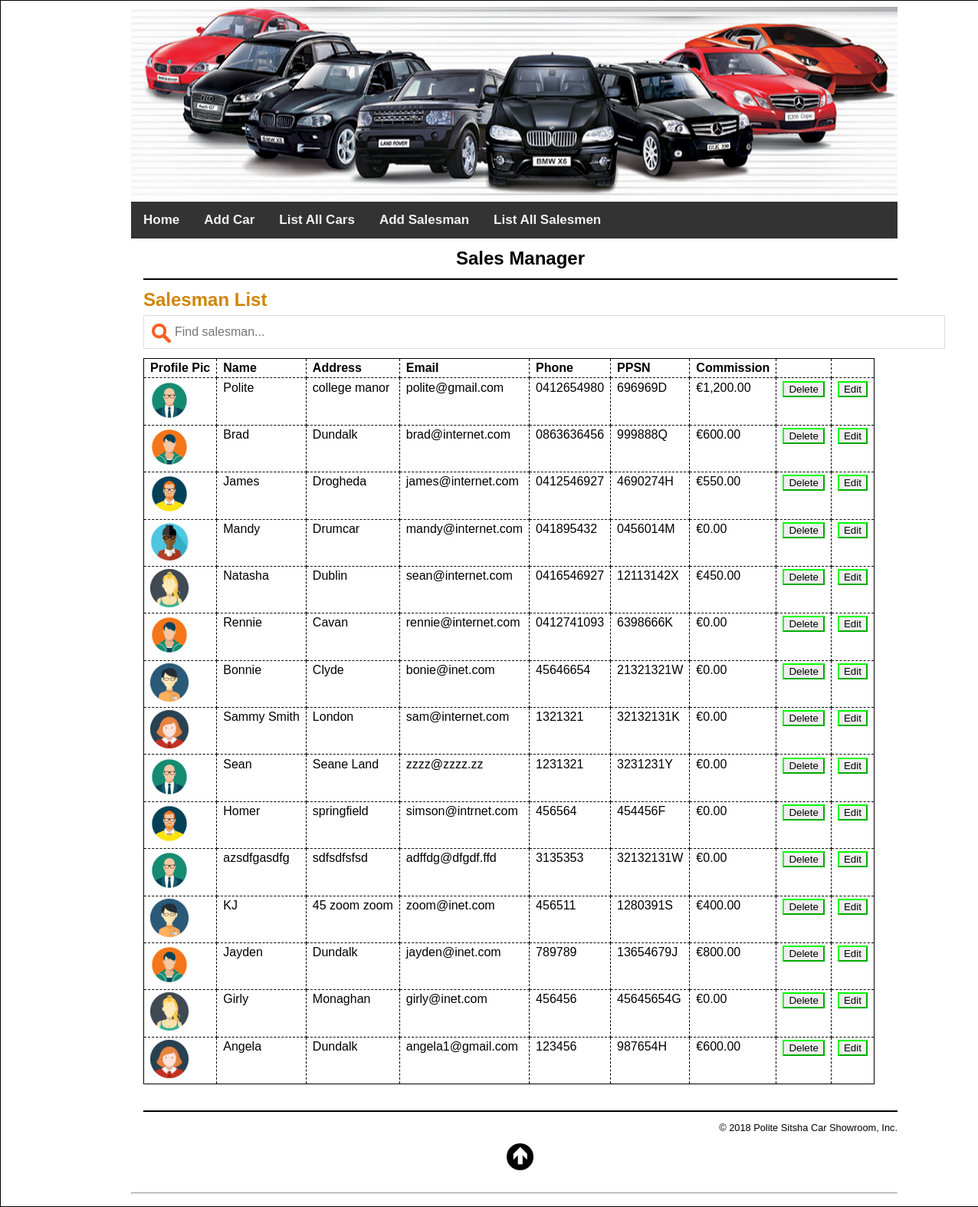
/salesman_list.php, run on the app's committed database.
### tables this page shows
CREATE TABLE `salesmen` (
  `salesmanID` int(10) NOT NULL,
  `salesmanName` varchar(255) NOT NULL,
  `salesmanAddress` varchar(255) NOT NULL,
  `salesmanEmail` varchar(255) NOT NULL,
  `salesmanPhone` varchar(10) NOT NULL,
  `salesmanCommission` decimal(10,2) NOT NULL,
  `salesmanPPSN` varchar(15) NOT NULL,
  `image` text
);

### salesman_list.php (the view, shortened to what this page needs)
<?php
require_once('database.php');
try {
    $query = 'SELECT * FROM salesmen
            ORDER BY salesmanID';
    $statement = $db->prepare($query);
    $statement->execute();
    $salesmen = $statement->fetchAll();
} catch (PDOException $e) {
    $error_message = $e->getMessage();
    include('database_error.php');
    exit();
}
?>
<?php require_once ("header.php"); ?>
<link rel="stylesheet" type="text/css" href="main.css">
<header><h1>Sales Manager</h1></header>
<main>
    <h1>Salesman List</h1>
    <input type="text" id="myInput" onkeyup="myFunction()" placeholder="Find salesman..." title="Type in a name">
    <table id="myTable">
        <tr>
            <th>Profile Pic</th>
            <th>Name</th>
            <th>Address</th>
            <th>Email</th>
            <th>Phone</th>
            <th>PPSN</th>
            <th class="right">Commission</th>
            <th>&nbsp;</th>
        </tr>
        <?php
        foreach ($salesmen as $salesman) :
            try {
                $query = 'SELECT .1 * sum(price) as commission FROM cars where  salesmanID= :salesman_id and status = "Sold"';
                $statement2 = $db->prepare($query);
                $statement2->bindValue(':salesman_id', $salesman["salesmanID"]);
                $statement2->execute();
                $salesmenC = $statement2->fetch();
            } catch (PDOException $e) {
                $error_message = $e->getMessage();
                include('database_error.php');
                exit();
            }
            ?>
            <tr>
                <td><a href="index.php?salesman_id=<?php echo $salesman['salesmanID'] ?>"><img style="width: 50px; height: 50px;" src="img/<?php echo $salesman['image']; ?>" alt=""/></a></td>
                <td><?php echo $salesman['salesmanName']; ?></td>
                <td><?php echo $salesman['salesmanAddress']; ?></td>
                <td><?php echo $salesman['salesmanEmail']; ?></td>
                <td><?php echo $salesman['salesmanPhone']; ?></td>
                <td><?php echo $salesman['salesmanPPSN']; ?></td>
                <td><?php echo "&euro;" . number_format($salesmenC['commission'], 2); ?></td>
                <td>
                    <form action="delete_salesman.php" method="post"
                          id="delete_car_form">
                        <input type="submit" value="Delete">
                    </form>
                </td>
                <td><form action="edit_salesman_form.php" method="post"
                          id="delete_car_form">
                        <input type="submit" value="Edit">
                    </form></td>
            </tr>
        <?php endforeach; ?>
    </table>
    <br>
</main>
<footer>
    <p>&copy; <?php echo date("Y"); ?> Polite Sitsha Car Showroom, Inc.</p>
</footer>
<?php require_once ("footer.php"); ?>

### css/stylesheet.css (style rules this page uses)
body { margin:0; }

### main.css (style rules this page uses)
html { background-color: rgb(192, 192, 192); }
body { margin-top: 0; font-family: Arial, Helvetica, sans-serif; width: 100%; margin: 0 auto; background-color: white; border: 1px solid black; padding: .5em 2em; }
header { margin: 0; border-bottom: 2px solid black; }
header h1 { margin: 0; padding: .5em 0; color: black; text-align: center; }
main { margin: 0; }
footer { clear: both; margin-top: 1em; border-top: 2px solid black; }
footer p { text-align: right; font-size: 80%; margin: 1em 0; }
h1 { font-size: 150%; margin: 0; padding: .5em 0 .25em; }
h1, h2 { color: rgb(208, 133, 4); }
a { color: rgb(41, 64, 124); font-weight: bold; }
table { border: 1px solid black; border-collapse: collapse; }
td, th { border: 1px dashed black; padding: .2em .5em .2em .5em; vertical-align: top; text-align: left; }
form { margin: 0; }
.right { text-align: right; }
:valid { outline: none; border-color: #00ff00; }

### salesman_list.php (style rules this page uses)
#myInput { background-image: url('img/searchicon.png'); background-size: 25px; background-position: 10px 10px; background-repeat: no-repeat; width: 100%; font-size: 16px; padding: 12px 20px 12px 40px; border: 1px solid #ddd; margin-bottom: 12px; }

### data on the page
salesmen: image (picture), salesmanName "Polite", salesmanAddress "college manor", salesmanEmail "polite@gmail.com", salesmanPhone "0412654980", salesmanPPSN "696969D", commission "1,200.00"
salesmen: image (picture), salesmanName "Brad", salesmanAddress "Dundalk", salesmanEmail "brad@internet.com", salesmanPhone "0863636456", salesmanPPSN "999888Q", commission "600.00"
salesmen: image (picture), salesmanName "James", salesmanAddress "Drogheda", salesmanEmail "james@internet.com", salesmanPhone "0412546927", salesmanPPSN "4690274H", commission "550.00"
salesmen: image (picture), salesmanName "Mandy", salesmanAddress "Drumcar", salesmanEmail "mandy@internet.com", salesmanPhone "041895432", salesmanPPSN "0456014M", commission "0.00"
salesmen: image (picture), salesmanName "Natasha", salesmanAddress "Dublin", salesmanEmail "sean@internet.com", salesmanPhone "0416546927", salesmanPPSN "12113142X", commission "450.00"
salesmen: image (picture), salesmanName "Rennie", salesmanAddress "Cavan", salesmanEmail "rennie@internet.com", salesmanPhone "0412741093", salesmanPPSN "6398666K", commission "0.00"
salesmen: image (picture), salesmanName "Bonnie", salesmanAddress "Clyde", salesmanEmail "bonie@inet.com", salesmanPhone "45646654", salesmanPPSN "21321321W", commission "0.00"
salesmen: image (picture), salesmanName "Sammy Smith", salesmanAddress "London", salesmanEmail "sam@internet.com", salesmanPhone "1321321", salesmanPPSN "32132131K", commission "0.00"
salesmen: image (picture), salesmanName "Sean", salesmanAddress "Seane Land", salesmanEmail "zzzz@zzzz.zz", salesmanPhone "1231321", salesmanPPSN "3231231Y", commission "0.00"
salesmen: image (picture), salesmanName "Homer", salesmanAddress "springfield", salesmanEmail "simson@intrnet.com", salesmanPhone "456564", salesmanPPSN "454456F", commission "0.00"
salesmen: image (picture), salesmanName "azsdfgasdfg", salesmanAddress "sdfsdfsfsd", salesmanEmail "adffdg@dfgdf.ffd", salesmanPhone "3135353", salesmanPPSN "32132131W", commission "0.00"
salesmen: image (picture), salesmanName "KJ", salesmanAddress "45 zoom zoom", salesmanEmail "zoom@inet.com", salesmanPhone "456511", salesmanPPSN "1280391S", commission "400.00"
salesmen: image (picture), salesmanName "Jayden", salesmanAddress "Dundalk", salesmanEmail "jayden@inet.com", salesmanPhone "789789", salesmanPPSN "13654679J", commission "800.00"
salesmen: image (picture), salesmanName "Girly", salesmanAddress "Monaghan", salesmanEmail "girly@inet.com", salesmanPhone "456456", salesmanPPSN "45645654G", commission "0.00"
salesmen: image (picture), salesmanName "Angela", salesmanAddress "Dundalk", salesmanEmail "angela1@gmail.com", salesmanPhone "123456", salesmanPPSN "987654H", commission "600.00"
